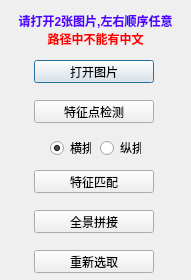
<?xml version="1.0" encoding="UTF-8"?>
<ui version="4.0">
 <class>SiftMatch</class>
 <widget class="QDialog" name="SiftMatch">
  <property name="geometry">
   <rect>
    <x>0</x>
    <y>0</y>
    <width>191</width>
    <height>280</height>
   </rect>
  </property>
  <property name="windowTitle">
   <string>SIFT拼接</string>
  </property>
  <property name="whatsThis">
   <string>这是一个基于SIFT特征点的图片匹配和全景拼接程序。</string>
  </property>
  <widget class="QPushButton" name="openButton">
   <property name="geometry">
    <rect>
     <x>34</x>
     <y>60</y>
     <width>120</width>
     <height>23</height>
    </rect>
   </property>
   <property name="text">
    <string>打开图片</string>
   </property>
  </widget>
  <widget class="QPushButton" name="detectButton">
   <property name="geometry">
    <rect>
     <x>34</x>
     <y>100</y>
     <width>120</width>
     <height>23</height>
    </rect>
   </property>
   <property name="text">
    <string>特征点检测</string>
   </property>
  </widget>
  <widget class="QPushButton" name="matchButton">
   <property name="geometry">
    <rect>
     <x>34</x>
     <y>170</y>
     <width>120</width>
     <height>23</height>
    </rect>
   </property>
   <property name="text">
    <string>特征匹配</string>
   </property>
  </widget>
  <widget class="QPushButton" name="restartButton">
   <property name="geometry">
    <rect>
     <x>34</x>
     <y>250</y>
     <width>120</width>
     <height>23</height>
    </rect>
   </property>
   <property name="text">
    <string>重新选取</string>
   </property>
  </widget>
  <widget class="QPushButton" name="mosaicButton">
   <property name="geometry">
    <rect>
     <x>34</x>
     <y>210</y>
     <width>120</width>
     <height>23</height>
    </rect>
   </property>
   <property name="text">
    <string>全景拼接</string>
   </property>
  </widget>
  <widget class="QRadioButton" name="radioButton_horizontal">
   <property name="geometry">
    <rect>
     <x>50</x>
     <y>140</y>
     <width>41</width>
     <height>16</height>
    </rect>
   </property>
   <property name="text">
    <string>横排</string>
   </property>
   <property name="checked">
    <bool>true</bool>
   </property>
  </widget>
  <widget class="QRadioButton" name="radioButton_vertical">
   <property name="geometry">
    <rect>
     <x>100</x>
     <y>140</y>
     <width>41</width>
     <height>16</height>
    </rect>
   </property>
   <property name="text">
    <string>纵排</string>
   </property>
  </widget>
  <widget class="QLabel" name="label">
   <property name="geometry">
    <rect>
     <x>0</x>
     <y>10</y>
     <width>191</width>
     <height>41</height>
    </rect>
   </property>
   <property name="text">
    <string>&lt;!DOCTYPE HTML PUBLIC &quot;-//W3C//DTD HTML 4.0//EN&quot; &quot;http://www.w3.org/TR/REC-html40/strict.dtd&quot;&gt;
&lt;html&gt;&lt;head&gt;&lt;meta name=&quot;qrichtext&quot; content=&quot;1&quot; /&gt;&lt;style type=&quot;text/css&quot;&gt;
p, li { white-space: pre-wrap; }
&lt;/style&gt;&lt;/head&gt;&lt;body style=&quot; font-family:'SimSun'; font-size:9pt; font-weight:400; font-style:normal;&quot;&gt;
&lt;p style=&quot; margin-top:0px; margin-bottom:0px; margin-left:0px; margin-right:0px; -qt-block-indent:0; text-indent:0px;&quot;&gt;&lt;span style=&quot; font-weight:600; color:#5500ff;&quot;&gt;请打开2张图片,左右顺序任意&lt;/span&gt;&lt;/p&gt;
&lt;p style=&quot; margin-top:0px; margin-bottom:0px; margin-left:0px; margin-right:0px; -qt-block-indent:0; text-indent:0px;&quot;&gt;&lt;span style=&quot; font-weight:600; color:#ff0000;&quot;&gt;路径中不能有中文&lt;/span&gt;&lt;/p&gt;&lt;/body&gt;&lt;/html&gt;</string>
   </property>
   <property name="textFormat">
    <enum>Qt::RichText</enum>
   </property>
   <property name="alignment">
    <set>Qt::AlignCenter</set>
   </property>
  </widget>
 </widget>
 <layoutdefault spacing="6" margin="11"/>
 <resources/>
 <connections/>
</ui>
